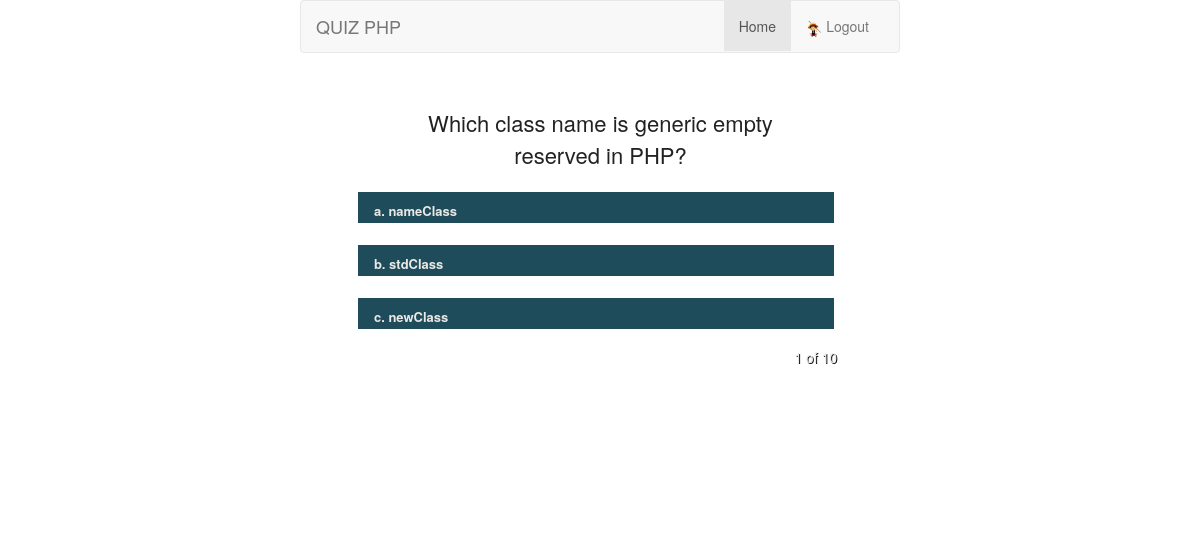
Screenshot of /quizzes/quiz.php (signed in) with the database file from the repository.
### tables this page shows
CREATE TABLE `users` (
  `id` int(11) UNSIGNED NOT NULL,
  `username` varchar(30) NOT NULL,
  `password` varchar(255) NOT NULL,
  `email` varchar(30) NOT NULL,
  `description` varchar(255) NOT NULL,
  `phone` varchar(255) NOT NULL,
  `country` varchar(30) NOT NULL,
  `created` datetime DEFAULT CURRENT_TIMESTAMP,
  `gender` enum('male','female') DEFAULT NULL,
  `upload` text NOT NULL
);

CREATE TABLE `answers` (
  `id` int(11) UNSIGNED NOT NULL,
  `answer1` varchar(255) NOT NULL,
  `answer2` varchar(255) NOT NULL,
  `answer3` varchar(255) NOT NULL,
  `answer` varchar(255) NOT NULL,
  `question_id` int(11) NOT NULL,
  `created` datetime NOT NULL DEFAULT CURRENT_TIMESTAMP
);

CREATE TABLE `questions` (
  `id` int(11) UNSIGNED NOT NULL,
  `question` text NOT NULL,
  `created` datetime NOT NULL DEFAULT CURRENT_TIMESTAMP
);

### quizzes/Database.php (called while the page is built, shortened)
<?php
class Database
{
    private $host = 'localhost';
    private $user = 'root';
    private $pass = '';
    private $db = 'exercise_db';
    private $dbh;
    private $stmt;
    public function __construct()
    {
        $dsn = 'mysql:host='. $this->host . ';dbname='. $this->db;
        $options = array(
            PDO::ATTR_PERSISTENT    => true,
            PDO::ATTR_ERRMODE       => PDO::ERRMODE_EXCEPTION
        );
        try {
            $this->dbh = new PDO($dsn, $this->user, $this->pass, $options);
        } catch(PDOException $e)
        {
            echo $this->error = $e->getMessage();
        }
    }
    public function query($query)
    {
        $this->stmt = $this->dbh->prepare($query);
    }
    public function execute()
    {
        return $this->stmt->execute();
    }
    public function resultset()
    {
        $this->execute();
        return $this->stmt->fetchAll(PDO::FETCH_ASSOC);
    }
}

### quizzes/quiz.php (the view, shortened to what this page needs)
<?php
require "Database.php";
$database = new Database();
$database->query('SELECT questions.id, question, answer1, answer2, answer3, answer FROM questions INNER JOIN answers ON questions.id = answers.question_id ORDER by questions.id ASC' );
$questions = $database->resultset();
if (isset($_SESSION['quizUser'])) {
    $username = $_SESSION["quizUser"];
    $database->query("SELECT * FROM users WHERE username = '$username'");
    $user = $database->resultset();
}else{
    header("Location: quiz-login.php");
}
?>
<!DOCTYPE html>
<html>
<head>
    <link rel="stylesheet" type="text/css" href="css/quiz.css" />
    <link rel="stylesheet" href="https://maxcdn.bootstrapcdn.com/bootstrap/3.3.7/css/bootstrap.min.css">
</head>
<body>
    <nav class="navbar navbar-default">
        <div class="container" id="navbar-quiz">
            <a class="navbar-brand" href="quiz.php">QUIZ PHP</a>
            <div class="navbar-collapse collapse">
                <ul class="nav navbar-nav navbar-right">
                    <li class="active"><a href="quiz.php">Home</a></li>
                    <li><a href="?logout=1"> <img src="<?php echo $user[0]['upload'];?>" class="profile-image img-circle"> Logout</a></li>
                </ul>
            </div>
        </div>
    </nav>
<div class="container" id="page-wrap">
    <form action="grade.php" method="post" id="quiz" novalidate>
        <ul id="test-questions">
            <?php $totalquestions = count($questions);?>
        <?php for($i=0; $i<$totalquestions; $i++): ?>
        <li>
        <div class="quiz-overlay"></div>
        <h3><?php echo $questions[$i]['question']; ?></h3>
               <div class="mtm" data="">
                       <label for="question-<?php echo $i+1; ?>-answers-A" class="fwrd labela">a.  <?php echo $questions[$i]['answer1'] ?></label>
               </div>
                <div class="mtm">
                    <label for="question-<?php echo $i+1; ?>-answers-B" class="fwrd labelb">b.  <?php echo $questions[$i]['answer2'] ?></label>
                </div>
                <div class="mtm">
                    <label for="question-<?php echo $i+1; ?>-answers-C" class="fwrd labelc">c.  <?php echo $questions[$i]['answer3'] ?></label>
                </div>
                 <p class="quiz-progress"><?php echo ($i+1); ?> of <?php echo $totalquestions; ?></p>
        </li>
        <?php endfor ?>
        </ul>
    </form>
</div>
</body>
</html>

### quizzes/css/quiz.css (style rules this page uses)
* { margin: 0; padding: 0; }
html { -moz-box-sizing: border-box; -webkit-box-sizing: border-box; box-sizing: border-box; margin: 0 auto; width: 600px; }
body { color: #fff; font-family: 'Droid Serif', Times, serif; font-size: 14px; max-width: 600px; }
#page-wrap { height: 450px; margin: 0 auto; overflow: hidden; position: relative; width: 600px; }
#quiz { margin: 0 18px; padding: 0 0 0 1px; position: relative; -webkit-transition: all linear .35s; -moz-transition: all linear .35s; -o-transition: all linear .35s; -ms-transition: all linear .35s; transition: all linear .35s; }
.quiz-overlay, .result { height: 325px; position: absolute; width: 552px; z-index: -1; }
.index .quiz-overlay, .quiz-overlay { background-size: cover; }
#quiz ul li div.quiz-overlay { margin: 0; }
#quiz ul { list-style-type: none; margin-top: 0; }
#quiz h3 { color: #222; font-size: 22px; font-weight: 400; line-height: 32px; margin: 0 0 1px 0; min-height: 64px; padding: 9px 50px 0; text-align: center; }
#quiz ul li { height: 335px; margin: 25px 0 95px 0; max-height: 335px; min-height: 335px; }
#quiz ul li div { color: #ebe9e6; margin: 10px 0; padding: 1px 0; }
#quiz ul li div.mtm { margin-top: 20px; }
#quiz label, #quiz input#submit-quiz { background-color: #1f4c5b; cursor: pointer; display: inline-block; z-index: 99; }
#quiz label { height: 31px; font-size: 13px; line-height: 2.55em; margin: 0 30px 0 0; max-width: 476px; min-width: 476px; padding: 2px 0 4px 16px; width: 476px; }
#quiz label, #quiz input[type=radio]:checked + label, #quiz input#submit-quiz, #replay, .take-quiz-btn { -webkit-transition: all ease .11s; -moz-transition: all ease .11s; -o-transition: all ease .11s; -ms-transition: all ease .11s; transition: all ease .11s; }
#quiz .quiz-progress { color: #ebe9e6; font-size: 14px; padding: 7px 30px 5px 0; text-align: right; text-shadow: 1px 1px #131313; }
.profile-image { max-height: 18px !important; }
#navbar-quiz { width:auto !important; }

### rows the page displays
users: upload (picture)
answers: question.question "Which class name is generic empty reserved in PHP?", answer1 "nameClass", answer2 "stdClass", answer3 "newClass", totalquestions "10"
